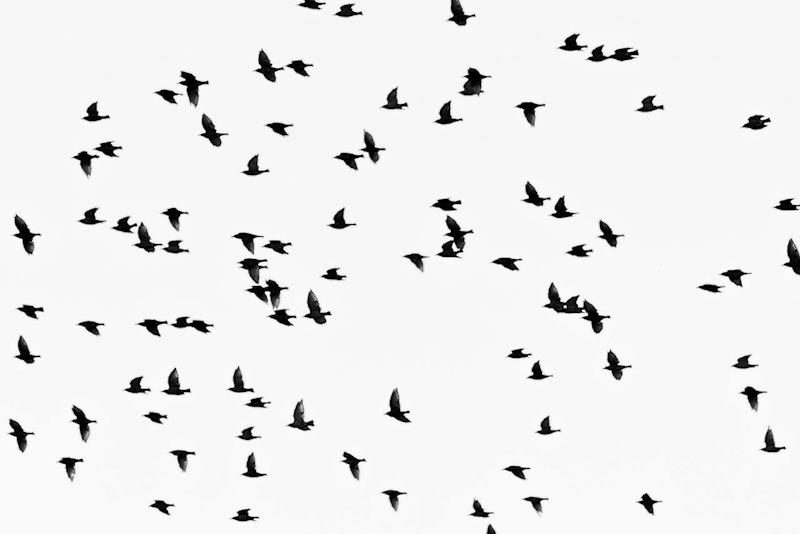
#> input picture Assignments/assignment4/ImageProcess/imgs/birds.jpg, 800 x 534 px, found by its file name
$ python 13_contours_img.py
#> lines starting #> are read from the running program, lines starting #| are printed output that depends on the picture; after the words box and inside, x2 and y2 are one past the last pixel; in counts of white or black regions, pixels touching at a corner belong together
#!/usr/bin/python

import cv2
import numpy as np
import os
import sys

# read image
image_path = os.path.join('.', 'imgs', 'birds.jpg')

img = cv2.imread (image_path)
#> img is the input picture: shape (534, 800, 3); min 0, max 255, mean 236.2

if img is None:
    sys.exit("Could not read the image.")

img_gray = cv2.cvtColor (img, cv2.COLOR_BGR2GRAY)

# here the birds are blabk with white wky. But object to be found should be white with black background.
# So, we need to perform inverse threshold
ret, thresh = cv2.threshold (img_gray, 127, 255, cv2.THRESH_BINARY_INV)
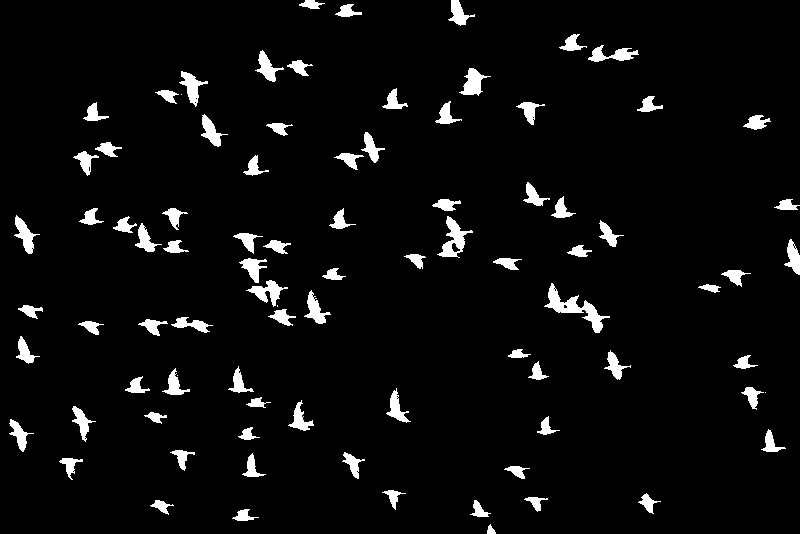
#> thresh: shape (534, 800); 4.7% white; 88 white regions (4 under 20 px)

contours, hierarchy = cv2.findContours (thresh, cv2.RETR_TREE, cv2.CHAIN_APPROX_SIMPLE)
#> contours = 108 contours, 23 with area under 20; largest, box (x1, y1, x2, y2) and area: (544, 283, 610, 333) 768, (437, 216, 473, 258) 540, (459, 68, 491, 96) 367, (246, 280, 288, 307) 364, (179, 71, 208, 107) 346

contours_num = 0

for cnt in contours:
    #print (cv2.contourArea(cnt))
    # Removing noise
    if cv2.contourArea(cnt) > 200:
        cv2.drawContours (img, cnt, -1, (0, 255, 0), 1)
        # Count the counturs!!!
        # Drawing bounding boxes around the objects
        x1, y1, width, height = cv2.boundingRect (cnt)

        cv2.rectangle (img, (x1, y1), (x1+ width, y1 + height), (0, 255, 0), 2)
        contours_num += 1
#> this loop made 108 passes
#> (x1, y1, width, height) on passes 12, 17, 20, 22, 25, 31, 32, 35, 37, 40, 44, 47: (342, 452, 23, 27), (9, 419, 25, 33), (72, 406, 24, 36), (288, 400, 26, 31), (386, 388, 25, 35), (162, 368, 28, 27), (228, 366, 26, 27), (604, 350, 27, 30), (16, 336, 24, 28), (171, 317, 42, 16), (304, 290, 27, 34), (544, 283, 66, 50)
#> cnt on passes 10, 13, 21, 24, 26, 27: [[72, 471], [73, 470], [74, 471], [73, 472]], [[356, 471], [357, 470], [358, 471], [357, 472]], [[84, 438], [85, 437], [86, 438], [85, 439]], [[765, 392]], [[396, 398], [397, 397], [398, 398], [397, 399]], [[396, 396], [397, 395], [398, 396], [397, 397]]
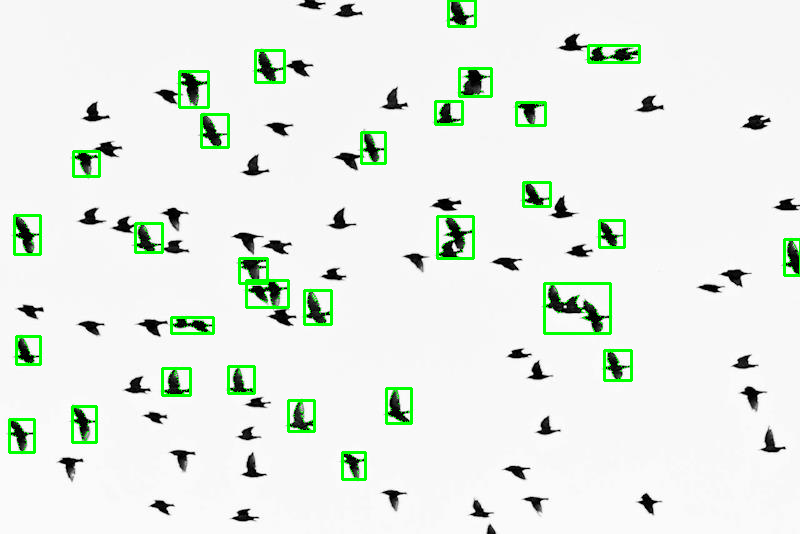
#> img: shape (534, 800, 3); 2.77% of pixels changed, all inside (x1, y1, x2, y2) = (8, 0, 800, 481)
#> after the loop, contours_num = 30

print (f"Number of contours: {contours_num}")
#| Number of contours: 30


# Visualization
cv2.imshow ("Original Image", img)
cv2.imshow ("GRAY image", img_gray)
cv2.imshow ("Inverse Threshold", thresh)

cv2.waitKey(0)
# Release the VideoCapture object and close all windows
cv2.destroyAllWindows()
